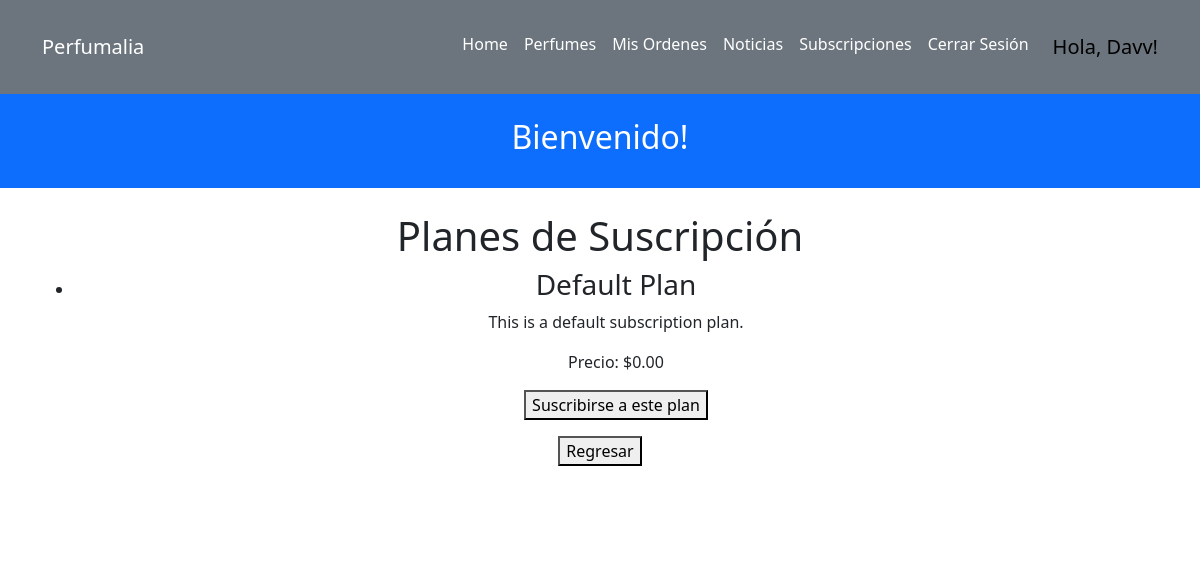
The page /subscriptionplans/ (signed in) on the database its author committed.
### store/models.py (models this page shows, shortened)
class User(AbstractBaseUser, PermissionsMixin):
    userID = models.AutoField(primary_key=True)
    name = models.CharField(max_length=100)
    email = models.EmailField(max_length=100, unique=True)
    address = models.CharField(max_length=200)
    cellphoneNumber = models.CharField(max_length=20)
    dateOfBirth = models.DateField()
    password = models.CharField(max_length=128)
    is_active = models.BooleanField(default=True)
    is_staff = models.BooleanField(default=False)
    objects = CustomUserManager()
    USERNAME_FIELD = 'email'
    REQUIRED_FIELDS = ['name', 'address', 'cellphoneNumber', 'dateOfBirth']

class SubscriptionPlan(models.Model):
    planID = models.AutoField(primary_key=True)
    name = models.CharField(max_length=100)
    price = models.DecimalField(max_digits=10, decimal_places=2)
    description = models.TextField()

### store/views.py (the view)
# urls.py: path('subscriptionplans/', SubscriptionPlansPageView.as_view(), name='subscription_plans'),
@method_decorator(login_required, name='dispatch')
class SubscriptionPlansPageView(TemplateView):
    template_name = 'subscriptionplans.html'
    def get(self, request):
        plans = SubscriptionPlan.objects.all()
        return render(request, self.template_name, {'plans': plans})

### store/contextProcessors.py (called while the page is built)
def cart_items_count(request):
    if request.user.is_authenticated:
        try:
            cart = ShoppingCart.objects.get(userID=request.user)
            cart_items_count = cart.cartitem_set.count()
        except ShoppingCart.DoesNotExist:
            cart_items_count = 0
    else:
        cart_items_count = 0
    return {'cart_items_count': cart_items_count}

### store/templates/subscriptionplans.html (shortened to what this page needs)
{% extends 'base.html' %}
{% block content %}
<div class="text-center">
  <h1>Planes de Suscripción</h1>
  <ul>
      {% for plan in plans %}
          <li>
              <h3>{{ plan.name }}</h3>
              <p>{{ plan.description }}</p>
              <p>Precio: ${{ plan.price }}</p>
              <form action="{% url 'subscribe' plan.planID %}" method="POST">
                  <button type="submit">Suscribirse a este plan</button>
              </form>
          </li>
      {% endfor %}
  </ul>
  <a href="/">
      <button>Regresar</button>
  </a>
</div>
{% endblock %}

### store/templates/base.html (shortened to what this page needs)
{% load static %}
<!doctype html>
<html lang="en">
<head>
  <link href="https://cdn.jsdelivr.net/npm/bootstrap@5.3.0-alpha1/dist/css/bootstrap.min.css" rel="stylesheet" />
</head>
<body>
  <nav class="navbar navbar-expand-lg navbar-dark bg-secondary py-4">
    <div class="container">
      <a class="navbar-brand" href="{% url 'home' %}"> Perfumalia</a>
      <div class="collapse navbar-collapse" id="navbarNavAltMarkup">
        <div class="navbar-nav ms-auto">
          <a class="nav-link active" href="{% url 'home' %}">Home</a>
          {% if user.is_authenticated %}
            <a class="nav-link active" href="{% url 'perfumes' %}">Perfumes</a>
            <a class="nav-link active" href="{% url 'orders' %}">Mis Ordenes</a>
            <a class="nav-link active" href="{% url 'news' %}">Noticias</a>
            <a class="nav-link active" href="{% url 'subscriptions' %}">Subscripciones</a>
            <a class="nav-link active" href="{% url 'logout' %}">Cerrar Sesión</a>
            <span class="navbar-text ms-3" style="font-size: 1.25rem; color: black;">Hola, {{ user.name }}!</span>
          {% else %}
            <a class="nav-link active" href="{% url 'login' %}">Inicia Sesion</a>
            <a class="nav-link active" href="{% url 'register' %}">Registrate</a>
          {% endif %}
        </div>
      </div>
    </div>
  </nav>
  <header class="masthead bg-primary text-white text-center py-4">
    <div class="container d-flex align-items-center flex-column">
      <h2>{% block header_title %}Bienvenido!{% endblock %}</h2>
    </div>
  </header>
  <div class="container my-4">
    {% block content %}
    {% endblock %}
  </div>
  {% block footer %}
  <div class="copyright py-4 text-center text-white">
    <div class="container">
      <small>
        Copyright - <a class="text-reset fw-bold text-decoration-none" target="_blank"
          href="https://twitter.com/danielgarax">
        </a>
      </small>
    </div>
  </div>
  {% endblock %}
</body>
</html>

### rows shown on the page
User: name "Davv"
SubscriptionPlan: name "Default Plan", description "This is a default subscription plan.", price "0.00"
